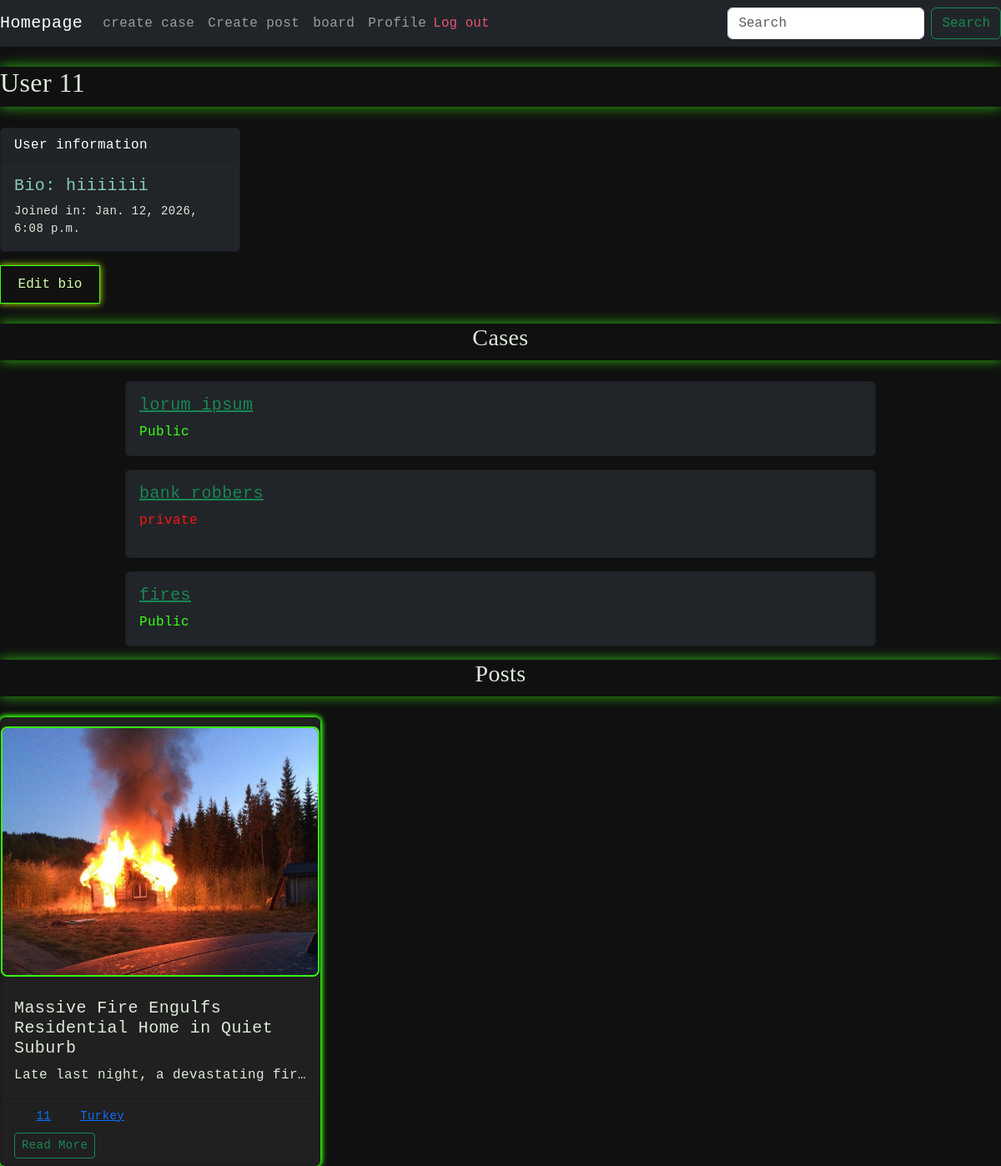
The page /profile/11 (signed in) on the database its author committed.
### final/models.py (models this page shows, shortened)
class Profile(models.Model):
    user = models.OneToOneField(User, on_delete=models.CASCADE)
    pro_pic = models.ImageField(upload_to="profile_pics/", blank=True, null=True)
    bio = models.TextField(blank=True)
    create_time = models.DateTimeField(auto_now_add=True)

class Case(models.Model):
    author = models.ForeignKey(settings.AUTH_USER_MODEL, on_delete=models.CASCADE, related_name="cases")
    title = models.CharField(max_length=200)
    notes = models.TextField(blank=True)
    is_public = models.BooleanField(default=True)
    created_at = models.DateTimeField(auto_now_add=True)

class Post(models.Model):
    author = models.ForeignKey(User, on_delete=models.CASCADE)
    title = models.CharField(max_length=200)
    body = models.TextField()
    country = models.CharField(max_length=100)
    city = models.CharField(max_length=100, blank=True)
    tags = models.CharField(max_length=255, blank=True)
    create_time = models.DateTimeField(auto_now_add=True)
    event_date = models.DateField()

class PostImg(models.Model):
    post = models.ForeignKey(Post, on_delete=models.CASCADE, related_name="images")
    image = models.ImageField(upload_to="post_images/")
    uploaded_at = models.DateTimeField(auto_now_add=True)

### final/views.py (the view)
# urls.py: path("profile/<str:username>", views.profile, name="profile"),
@login_required
def profile(request, username):
    user = get_object_or_404(User, username=username)
    profile, _ = Profile.objects.get_or_create(user=user)
    if request.method == "POST" and request.user == user:
        profile.bio = request.POST.get("bioo", "")
        profile.save()
        return redirect("profile", username=username)
    posts = Post.objects.filter(author=user).order_by("-create_time")
    cases = Case.objects.filter(author=user)
    return render(request, "profile.html", {
        "profile_user": user,
        "profile": profile,
        "posts": posts,
        "cases": cases,
    })

### final/templates/profile.html (shortened to what this page needs)
{% extends "layout.html" %}
{% block body %}
<br>
<h2 class="gl_h1">User {{ profile_user.username }}</h2>
<div class="card text-white bg-dark mb-3" style="max-width: 18rem;">
  <div class="card-header">User information</div>
  <div class="card-body">
    {% if profile.bio %}
    <h5 class="card-title" style="color: rgb(134, 201, 182);">Bio: {{ profile.bio }}</h5>
    {% endif %}
    <small><p class="card-text">Joined in: {{ profile.create_time }}</p></small>
  </div>
</div>
    {% if request.user == profile_user %}
    {% if profile.bio %}
        <button id="edit-bio" class="case_btn" style="width: 120px;">Edit bio</button> <br>
    {% else %}
    <p>no bio, you can add one</p>
        <button id="add-bio" class="case_btn" style="width: 120px;">add bio</button> <br>
    {% endif %}
    {% endif %}
     <br>
    <h3 class="gl_h1" style="text-align: center;">Cases</h3>
    {% if cases %}
    {% for case in cases %}
    <div class="card text-white bg-dark mb-3 w-75 mx-auto">
    <div class="card-body">
      <h5 class="card-title"><a href="{% url 'case_detail' case.id %}" class="text-success">{{ case.title }}</a></h5>
      {% if case.is_public %}
      <p class="card-text"><span style="color: #39ff14;">Public</span>
      {% else %}
      <span style="color:#ff1414">private</span>
      {% endif %}</p>
    </div>
  </div>
  {% endfor %}
{% else %}
  <p class="text-center">You have no cases</p>
{% endif %}
<h3 class="gl_h1" style="text-align: center;">Posts</h3>
<div class="row g-4">
  {% for post in posts %}
  <div class="col-md-4">
    <div class="card h-100" style="background-color:#212020; color:#ddeadb;">
      {% if post.images.exists %}
        <img src="{{ post.images.first.image.url }}" class="card-img-top" alt="Post image">
      {% endif %}
      <div class="card-body">
        <h5 class="card-title">{{ post.title }}</h5>
        <p class="card-text text-truncate" style="max-height:3em;">{{ post.body }}</p>
      </div>
      <div class="card-footer">
        <small class="text-muted">By <a href="{% url 'profile' post.author.username %}">{{ post.author.username }}</a> in <a href="{% url 'country' post.country %}">{{ post.country }}</a></small>
        <br>
        <a href="{% url 'view_post' post.id %}" class="btn btn-outline-success btn-sm mt-2">Read More</a>
      </div>
    </div>
  </div>
  {% empty %}
    <p>No posts yet</p>
  {% endfor %}
</div>
{% endblock %}

### final/static/styles.css (style rules this page uses)
html { scroll-behavior: smooth; }
body { background: #101010; color: #e6ffe6; letter-spacing: 0.4px; font-family: monospace; }
.gl_h1 { color: #ddeadb; margin-bottom: 25px; padding-bottom: 10px; box-shadow: 0 0 15px rgba(57, 255, 20, 0.7); font-family: cursive; }
.formm button, .case_btn, #btn { align-self: center; background-color: #111; width: 40%; color: #cfffaa; border: 1px solid #39ff14; padding: 10px; cursor: pointer; box-shadow: 0 0 8px #bfff00; }
.card-title, .card-text, #nav-link { color: #ddeadb; text-decoration: none; }
.card-img-top { max-width: 100%; max-height: 300px; border: 2px solid #39ff14; border-radius: 8px; object-fit: cover; display: block; margin: 10px auto; }
.card.h-100 { box-shadow: 0 0 5px #39ff14, 0 0 7px #39ff14, 0 0 8px #39ff14; transition: transform 0.2s, box-shadow 0.2s; }

### rows shown on the page
Profile: bio "hiiiiiii", create_time "Jan. 12, 2026, 6:08 p.m."
Case: title "lorum ipsum", is_public "Public"
Case: title "bank robbers", is_public "private"
Case: title "fires", is_public "Public"
Post: images.first.image (picture), title "Massive Fire Engulfs Residential Home in Quiet Suburb", body "Late last night, a devastating fi…", author.username "11", country "Turkey"

### other values the page prints
{{ profile_user.username }} "11"
